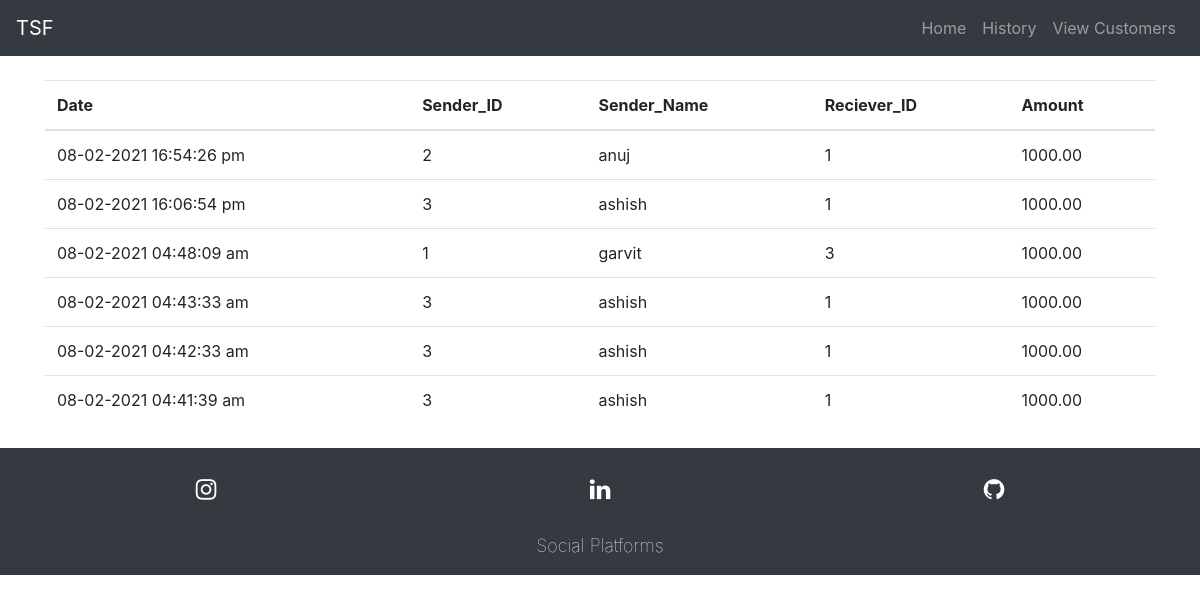
The page /history.php on the database its author committed.
### tables this page shows
CREATE TABLE `transfer` (
  `Date` text NOT NULL,
  `Sender_Account` int(255) NOT NULL,
  `Sender_Name` varchar(255) NOT NULL,
  `Reciever` varchar(255) NOT NULL,
  `Amount` decimal(10,2) NOT NULL
);

### functions.php (the view, shortened to what this page needs)
<?php
$conn = mysqli_connect("localhost","root","","tsfbank");
    function get_history(){
        global $conn;
        $get="SELECT * FROM transfer";
        $result=mysqli_query($conn, $get) or die(mysqli_error($conn));
        While($set=mysqli_fetch_array($result)){
                $Date=$set['Date'];
                $Sender_Account = $set['Sender_Account'];
                $Sender_Name = $set['Sender_Name'];
                $Reciever = $set['Reciever'];
                $Amount = $set['Amount'];
                echo
          "<tr>
                <td>$Date</td>
                <td>$Sender_Account</td>
                <td>$Sender_Name</td>
                <td>$Reciever</td>
                <td>$Amount</td>
                </tr>
        ";
            }
        }
    ?>

### css/style.css (style rules this page uses)
* { margin: 0; padding: 0; box-sizing: border-box; }
body { overflow-x: hidden; }

### rows shown on the page
transfer: Date "08-02-2021 16:54:26 pm", Sender_Account "2", Sender_Name "anuj", Reciever "1", Amount "1000.00"
transfer: Date "08-02-2021 16:06:54 pm", Sender_Account "3", Sender_Name "ashish", Reciever "1", Amount "1000.00"
transfer: Date "08-02-2021 04:48:09 am", Sender_Account "1", Sender_Name "garvit", Reciever "3", Amount "1000.00"
transfer: Date "08-02-2021 04:43:33 am", Sender_Account "3", Sender_Name "ashish", Reciever "1", Amount "1000.00"
transfer: Date "08-02-2021 04:42:33 am", Sender_Account "3", Sender_Name "ashish", Reciever "1", Amount "1000.00"
transfer: Date "08-02-2021 04:41:39 am", Sender_Account "3", Sender_Name "ashish", Reciever "1", Amount "1000.00"
